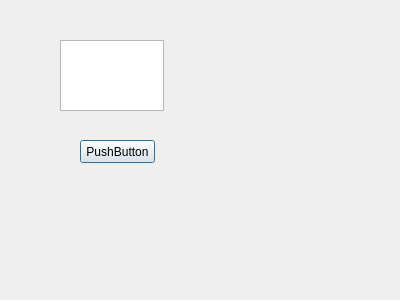
<?xml version="1.0" encoding="UTF-8"?>
<ui version="4.0">
 <class>MyDialog</class>
 <widget class="QDialog" name="MyDialog">
  <property name="geometry">
   <rect>
    <x>0</x>
    <y>0</y>
    <width>400</width>
    <height>300</height>
   </rect>
  </property>
  <property name="windowTitle">
   <string>Dialog</string>
  </property>
  <widget class="QPlainTextEdit" name="plainTextEdit">
   <property name="geometry">
    <rect>
     <x>60</x>
     <y>40</y>
     <width>104</width>
     <height>71</height>
    </rect>
   </property>
  </widget>
  <widget class="QPushButton" name="pushButton">
   <property name="geometry">
    <rect>
     <x>80</x>
     <y>140</y>
     <width>75</width>
     <height>23</height>
    </rect>
   </property>
   <property name="text">
    <string>PushButton</string>
   </property>
  </widget>
 </widget>
 <resources/>
 <connections/>
</ui>
